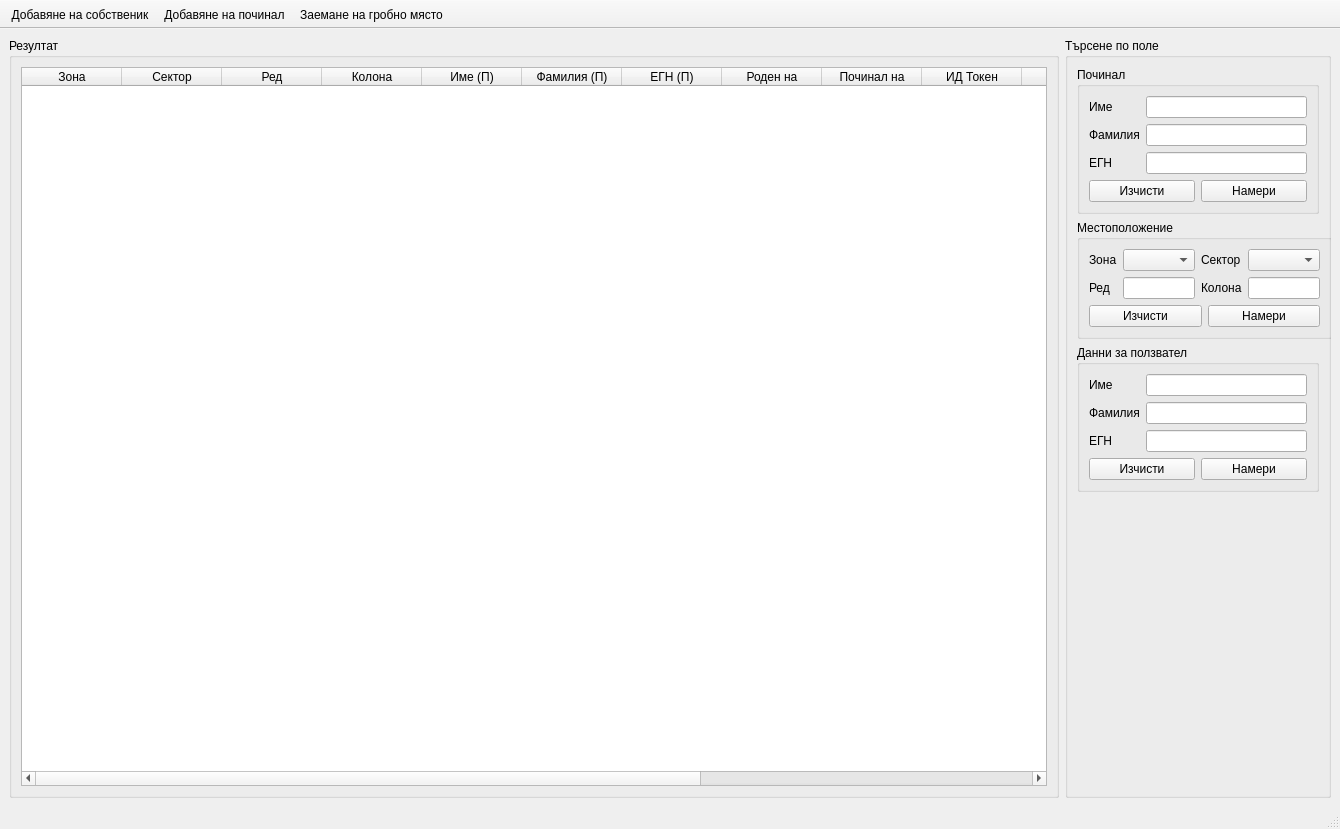
<?xml version="1.0" encoding="UTF-8"?>
<ui version="4.0">
 <class>MainWindow</class>
 <widget class="QMainWindow" name="MainWindow">
  <property name="geometry">
   <rect>
    <x>0</x>
    <y>0</y>
    <width>1340</width>
    <height>829</height>
   </rect>
  </property>
  <property name="windowTitle">
   <string>Coemeterium Album - Софтуер за гробищни паркове</string>
  </property>
  <widget class="QWidget" name="centralwidget">
   <layout class="QGridLayout" name="gridLayout">
    <item row="0" column="0">
     <widget class="QGroupBox" name="groupBox">
      <property name="minimumSize">
       <size>
        <width>1050</width>
        <height>0</height>
       </size>
      </property>
      <property name="title">
       <string>Резултат</string>
      </property>
      <layout class="QVBoxLayout" name="verticalLayout">
       <property name="sizeConstraint">
        <enum>QLayout::SetMaximumSize</enum>
       </property>
       <item>
        <widget class="QTableWidget" name="results_table">
         <property name="sizePolicy">
          <sizepolicy hsizetype="Expanding" vsizetype="Expanding">
           <horstretch>0</horstretch>
           <verstretch>0</verstretch>
          </sizepolicy>
         </property>
         <property name="sizeAdjustPolicy">
          <enum>QAbstractScrollArea::AdjustIgnored</enum>
         </property>
         <column>
          <property name="text">
           <string>Зона</string>
          </property>
         </column>
         <column>
          <property name="text">
           <string>Сектор</string>
          </property>
         </column>
         <column>
          <property name="text">
           <string>Ред</string>
          </property>
         </column>
         <column>
          <property name="text">
           <string>Колона</string>
          </property>
         </column>
         <column>
          <property name="text">
           <string>Име (П)</string>
          </property>
         </column>
         <column>
          <property name="text">
           <string>Фамилия (П)</string>
          </property>
         </column>
         <column>
          <property name="text">
           <string>ЕГН (П)</string>
          </property>
         </column>
         <column>
          <property name="text">
           <string>Роден на</string>
          </property>
         </column>
         <column>
          <property name="text">
           <string>Починал на</string>
          </property>
         </column>
         <column>
          <property name="text">
           <string>ИД Токен</string>
          </property>
         </column>
         <column>
          <property name="text">
           <string>Име (С)</string>
          </property>
         </column>
         <column>
          <property name="text">
           <string>Фамилия(С)</string>
          </property>
         </column>
         <column>
          <property name="text">
           <string>ЕГН (С)</string>
          </property>
         </column>
         <column>
          <property name="text">
           <string>От</string>
          </property>
         </column>
         <column>
          <property name="text">
           <string>До</string>
          </property>
         </column>
        </widget>
       </item>
      </layout>
     </widget>
    </item>
    <item row="0" column="1">
     <widget class="QGroupBox" name="groupBox_2">
      <property name="sizePolicy">
       <sizepolicy hsizetype="MinimumExpanding" vsizetype="Minimum">
        <horstretch>0</horstretch>
        <verstretch>0</verstretch>
       </sizepolicy>
      </property>
      <property name="minimumSize">
       <size>
        <width>250</width>
        <height>0</height>
       </size>
      </property>
      <property name="title">
       <string>Търсене по поле</string>
      </property>
      <layout class="QVBoxLayout" name="verticalLayout_6">
       <item>
        <widget class="QGroupBox" name="groupBox_3">
         <property name="title">
          <string>Починал</string>
         </property>
         <layout class="QVBoxLayout" name="verticalLayout_3">
          <item>
           <layout class="QFormLayout" name="formLayout_5">
            <property name="sizeConstraint">
             <enum>QLayout::SetMinimumSize</enum>
            </property>
            <item row="0" column="0">
             <widget class="QLabel" name="label_8">
              <property name="text">
               <string>Име</string>
              </property>
              <property name="buddy">
               <cstring>dead_fname</cstring>
              </property>
             </widget>
            </item>
            <item row="0" column="1">
             <widget class="QLineEdit" name="dead_fname">
              <property name="enabled">
               <bool>true</bool>
              </property>
             </widget>
            </item>
            <item row="1" column="0">
             <widget class="QLabel" name="label_9">
              <property name="text">
               <string>Фамилия</string>
              </property>
              <property name="buddy">
               <cstring>dead_lname</cstring>
              </property>
             </widget>
            </item>
            <item row="1" column="1">
             <widget class="QLineEdit" name="dead_lname">
              <property name="enabled">
               <bool>true</bool>
              </property>
             </widget>
            </item>
            <item row="2" column="0">
             <widget class="QLabel" name="label_10">
              <property name="text">
               <string>ЕГН</string>
              </property>
              <property name="buddy">
               <cstring>dead_egn</cstring>
              </property>
             </widget>
            </item>
            <item row="2" column="1">
             <widget class="QLineEdit" name="dead_egn">
              <property name="enabled">
               <bool>true</bool>
              </property>
             </widget>
            </item>
           </layout>
          </item>
          <item>
           <layout class="QHBoxLayout" name="horizontalLayout_2">
            <item>
             <widget class="QPushButton" name="btn_dead_clr">
              <property name="text">
               <string>Изчисти</string>
              </property>
             </widget>
            </item>
            <item>
             <widget class="QPushButton" name="btn_dead_find">
              <property name="text">
               <string>Намери</string>
              </property>
             </widget>
            </item>
           </layout>
          </item>
         </layout>
        </widget>
       </item>
       <item>
        <widget class="QGroupBox" name="groupBox_5">
         <property name="title">
          <string>Местоположение</string>
         </property>
         <layout class="QVBoxLayout" name="verticalLayout_2">
          <property name="sizeConstraint">
           <enum>QLayout::SetMinimumSize</enum>
          </property>
          <item>
           <layout class="QHBoxLayout" name="horizontalLayout_4">
            <item>
             <layout class="QFormLayout" name="formLayout_2">
              <item row="0" column="0">
               <widget class="QLabel" name="label">
                <property name="text">
                 <string>Зона</string>
                </property>
                <property name="buddy">
                 <cstring>cb_zone</cstring>
                </property>
               </widget>
              </item>
              <item row="0" column="1">
               <widget class="QComboBox" name="cb_zone"/>
              </item>
              <item row="1" column="0">
               <widget class="QLabel" name="label_2">
                <property name="text">
                 <string>Ред</string>
                </property>
                <property name="buddy">
                 <cstring>tb_row</cstring>
                </property>
               </widget>
              </item>
              <item row="1" column="1">
               <widget class="QLineEdit" name="tb_row"/>
              </item>
             </layout>
            </item>
            <item>
             <layout class="QFormLayout" name="formLayout_4">
              <item row="0" column="0">
               <widget class="QLabel" name="label_5">
                <property name="text">
                 <string>Сектор</string>
                </property>
                <property name="buddy">
                 <cstring>cb_sector</cstring>
                </property>
               </widget>
              </item>
              <item row="0" column="1">
               <widget class="QComboBox" name="cb_sector"/>
              </item>
              <item row="1" column="1">
               <widget class="QLineEdit" name="tb_col"/>
              </item>
              <item row="1" column="0">
               <widget class="QLabel" name="label_6">
                <property name="text">
                 <string>Колона</string>
                </property>
                <property name="buddy">
                 <cstring>tb_col</cstring>
                </property>
               </widget>
              </item>
             </layout>
            </item>
           </layout>
          </item>
          <item>
           <layout class="QHBoxLayout" name="horizontalLayout_5">
            <item>
             <widget class="QPushButton" name="btn_site_clr">
              <property name="text">
               <string>Изчисти</string>
              </property>
             </widget>
            </item>
            <item>
             <widget class="QPushButton" name="btn_site_find">
              <property name="text">
               <string>Намери</string>
              </property>
             </widget>
            </item>
           </layout>
          </item>
         </layout>
        </widget>
       </item>
       <item>
        <widget class="QGroupBox" name="groupBox_6">
         <property name="title">
          <string>Данни за ползвател</string>
         </property>
         <layout class="QVBoxLayout" name="verticalLayout_5">
          <item>
           <layout class="QFormLayout" name="formLayout">
            <item row="0" column="0">
             <widget class="QLabel" name="label_3">
              <property name="text">
               <string>Име</string>
              </property>
              <property name="buddy">
               <cstring>owner_fname</cstring>
              </property>
             </widget>
            </item>
            <item row="0" column="1">
             <widget class="QLineEdit" name="owner_fname"/>
            </item>
            <item row="1" column="0">
             <widget class="QLabel" name="label_4">
              <property name="text">
               <string>Фамилия</string>
              </property>
              <property name="buddy">
               <cstring>owner_lname</cstring>
              </property>
             </widget>
            </item>
            <item row="1" column="1">
             <widget class="QLineEdit" name="owner_lname"/>
            </item>
            <item row="2" column="0">
             <widget class="QLabel" name="label_7">
              <property name="text">
               <string>ЕГН</string>
              </property>
              <property name="buddy">
               <cstring>owner_egn</cstring>
              </property>
             </widget>
            </item>
            <item row="2" column="1">
             <widget class="QLineEdit" name="owner_egn"/>
            </item>
           </layout>
          </item>
          <item>
           <layout class="QHBoxLayout" name="horizontalLayout_6">
            <item>
             <widget class="QPushButton" name="btn_owner_clr">
              <property name="text">
               <string>Изчисти</string>
              </property>
             </widget>
            </item>
            <item>
             <widget class="QPushButton" name="btn_owner_find">
              <property name="text">
               <string>Намери</string>
              </property>
             </widget>
            </item>
           </layout>
          </item>
         </layout>
        </widget>
       </item>
       <item>
        <spacer name="verticalSpacer">
         <property name="orientation">
          <enum>Qt::Vertical</enum>
         </property>
         <property name="sizeHint" stdset="0">
          <size>
           <width>20</width>
           <height>40</height>
          </size>
         </property>
        </spacer>
       </item>
      </layout>
     </widget>
    </item>
   </layout>
  </widget>
  <widget class="QMenuBar" name="menubar">
   <property name="geometry">
    <rect>
     <x>0</x>
     <y>0</y>
     <width>1340</width>
     <height>22</height>
    </rect>
   </property>
  </widget>
  <widget class="QStatusBar" name="statusbar"/>
  <widget class="QToolBar" name="toolBar">
   <property name="windowTitle">
    <string>toolBar</string>
   </property>
   <property name="movable">
    <bool>false</bool>
   </property>
   <attribute name="toolBarArea">
    <enum>TopToolBarArea</enum>
   </attribute>
   <attribute name="toolBarBreak">
    <bool>false</bool>
   </attribute>
   <addaction name="actionAdd_owner"/>
   <addaction name="actionAdd_deceased"/>
   <addaction name="actionAdd_grave"/>
  </widget>
  <action name="actionAdd_grave">
   <property name="checkable">
    <bool>false</bool>
   </property>
   <property name="icon">
    <iconset resource="resources.qrc">
     <normaloff>:/icons/icons/account-multiple-plus.svg</normaloff>:/icons/icons/account-multiple-plus.svg</iconset>
   </property>
   <property name="text">
    <string>Заемане на гробно място</string>
   </property>
   <property name="toolTip">
    <string>Заемане на гробно място</string>
   </property>
  </action>
  <action name="actionAdd_owner">
   <property name="checkable">
    <bool>false</bool>
   </property>
   <property name="icon">
    <iconset resource="resources.qrc">
     <normaloff>:/icons/icons/account-multiple-plus.svg</normaloff>:/icons/icons/account-multiple-plus.svg</iconset>
   </property>
   <property name="text">
    <string>Добавяне на собственик</string>
   </property>
   <property name="toolTip">
    <string>Добавяне на собственик</string>
   </property>
  </action>
  <action name="actionAdd_deceased">
   <property name="checkable">
    <bool>false</bool>
   </property>
   <property name="icon">
    <iconset resource="resources.qrc">
     <normaloff>:/icons/icons/account-multiple-plus.svg</normaloff>:/icons/icons/account-multiple-plus.svg</iconset>
   </property>
   <property name="text">
    <string>Добавяне на починал</string>
   </property>
   <property name="toolTip">
    <string>Добавяне на починал</string>
   </property>
  </action>
 </widget>
 <resources>
  <include location="resources.qrc"/>
 </resources>
 <connections/>
</ui>
